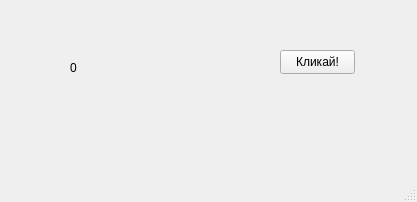
<?xml version="1.0" encoding="UTF-8"?>
<ui version="4.0">
 <class>MainWindow</class>
 <widget class="QMainWindow" name="MainWindow">
  <property name="geometry">
   <rect>
    <x>0</x>
    <y>0</y>
    <width>417</width>
    <height>202</height>
   </rect>
  </property>
  <property name="windowTitle">
   <string>MainWindow</string>
  </property>
  <widget class="QWidget" name="centralwidget">
   <widget class="QPushButton" name="pushButton">
    <property name="geometry">
     <rect>
      <x>280</x>
      <y>50</y>
      <width>75</width>
      <height>24</height>
     </rect>
    </property>
    <property name="text">
     <string>Кликай!</string>
    </property>
   </widget>
   <widget class="QLabel" name="label">
    <property name="geometry">
     <rect>
      <x>70</x>
      <y>60</y>
      <width>49</width>
      <height>16</height>
     </rect>
    </property>
    <property name="text">
     <string>0</string>
    </property>
   </widget>
  </widget>
  <widget class="QMenuBar" name="menubar">
   <property name="geometry">
    <rect>
     <x>0</x>
     <y>0</y>
     <width>417</width>
     <height>22</height>
    </rect>
   </property>
  </widget>
  <widget class="QStatusBar" name="statusbar"/>
 </widget>
 <resources/>
 <connections/>
</ui>
